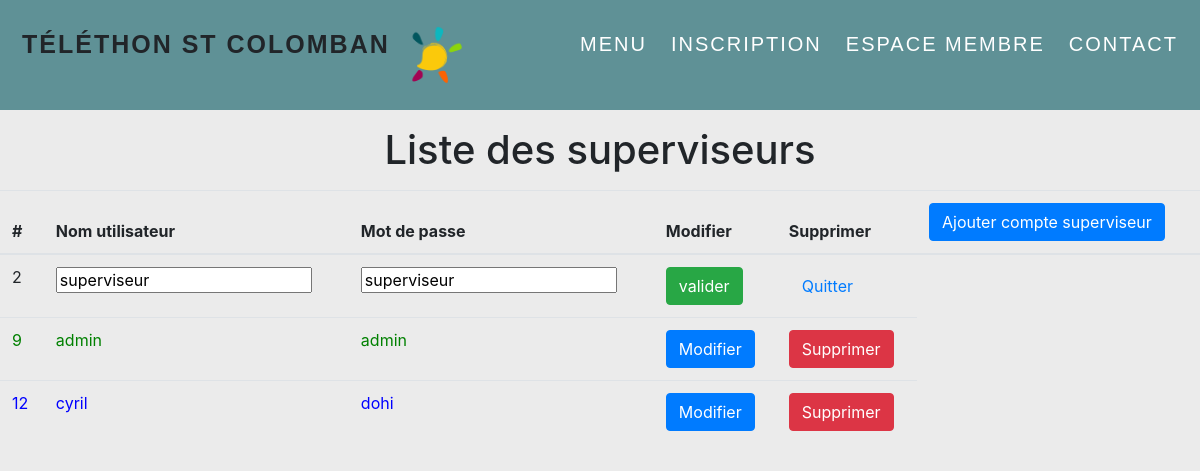
Page /telethon_project/modification_superviseurs.php?modifier=2 on the committed database.
### tables this page shows
CREATE TABLE IF NOT EXISTS `users` (
  `id` int(11) NOT NULL AUTO_INCREMENT,
  `login` varchar(45) NOT NULL,
  `password` varchar(45) NOT NULL,
  `roles_id` int(2) NOT NULL,
  PRIMARY KEY (`id`),
  KEY `fk_users_roles` (`roles_id`)
);

### telethon_project/modification_superviseur2.php (called while the page is built, shortened)
<?php ob_start();
    $Titre = "Liste des superviseurs";
    ?>
<?php
$pdo = new PDO("mysql:dbname=projet_telethon;host=localhost", "root", "");
$stmt = $pdo->prepare("SELECT * FROM users ORDER BY id");
$stmt->execute();
$types = $stmt->fetchAll(PDO::FETCH_ASSOC);
?>

### telethon_project/modification_superviseurs.php (the view, shortened to what this page needs)
<link href="//maxcdn.bootstrapcdn.com/bootstrap/4.1.1/css/bootstrap.min.css" rel="stylesheet" id="bootstrap-css">
<body style="background-color: #EBEBEB;">
 <?php include('container.php');?> <?php require "modification_superviseur2.php" ?>
    <div class ="container" >
        <h1 class =" text-black p-2 my-2 text-center"> <?=$Titre?></h1>
      </div>
 </body>
<table class ="table">
        <thead>
            <tr>
                <th scope="col">#</th>
                <th scope="col">Nom utilisateur</th>
                <th scope="col">Mot de passe</th>
                <th scope="col">Modifier</th>
                <th scope="col">Supprimer</th>
                <th> <a href="Ajout_superviseur2.php" class ="btn btn-primary">Ajouter compte superviseur</a></th>
            </tr>
        </thead>
        <tbody>
            <?php foreach($types as $type) : ?>
       <?php if(!isset($_GET['modifier']) || $_GET['modifier'] !== $type['id']){?>
         <?php if($type['roles_id'] === '1'){  ?><style>.ligne{color: green;}</style>
            <tr class ="ligne">
                <td><?= $type['id']?></td>
                <td><?= $type['login']?></td>
                <td><?= $type['password']?></td>
                <td> <a href="?modifier=<?=$type['id']?>" class="btn btn-primary" >Modifier</a></td>
                <td> <a href="?supprimer=<?=$type['id']?>" class="btn btn-danger" id ="refresh">Supprimer</a></td>
           </tr>
             <?php } ?>
            <?php if($type['roles_id'] === '2'){  ?><style>.lignes{color: blue;}</style>
            <tr class ="lignes">
                <td><?= $type['id']?></td>
                <td><?= $type['login']?></td>
                <td><?= $type['password']?></td>
                <td> <a href="?modifier=<?=$type['id']?>" class="btn btn-primary" >Modifier</a></td>
                <td> <a href="?supprimer=<?=$type['id']?>" class="btn btn-danger" id ="refresh">Supprimer</a></td>
           </tr>
             <?php } ?>
            <?php } else { ?>
        <form method="POST" action="">
            <td><?= $type['id'] ?> </td>
            <td><input type = "text" name ="Nom" value = "<?= $type['login']?>" /> </td>
            <td><input type = "text" name ="Mdp" value = "<?= $type['password']?>" /> </td>
            <td><input type = "submit" class = "btn btn-success" value ="valider" id ="refresh"/> </td>
            <td><a href="modification_superviseurs.php" class = "btn btn-dangers"> Quitter </a> </td>
        </form>
            <?php } ?>
         <?php endforeach; ?>
        </tbody>
</table>

### telethon_project/modification_superviseurs.php (style rules this page uses)
.ligne { color: green; }
.lignes { color: blue; }

### rows in the picture
users: id "2", Nom "superviseur", Mdp "superviseur"
users: id "9", login "admin", password "admin"
users: id "12", login "cyril", password "dohi"

### other values in the picture
$Titre "Liste des superviseurs"
